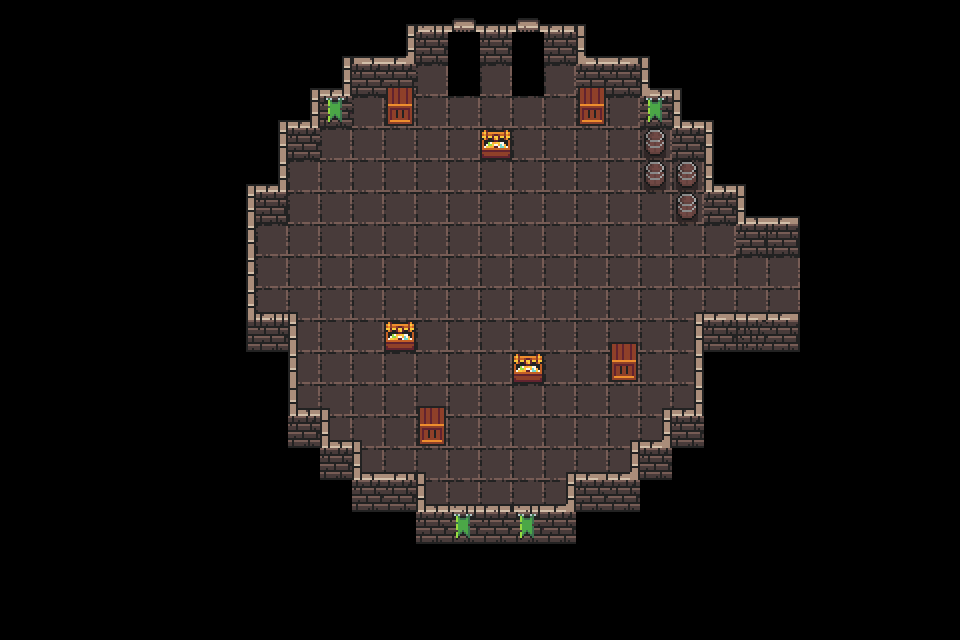

The image is a tile-based game level rendered from a .tmx file. Its description and source (layers, tilesets, objects; grid data summarised) follow:
An orthogonal 30x20 tile map with 32x32 px tiles, 3 tile layers (floor, wall, env), 2 tilesets and 53 objects (45x wall, 3x projectile-penetrable-wall, 2x waterSpring, point, Princess, ...).

<map version="1.4" tiledversion="1.9.0" orientation="orthogonal" renderorder="right-down" width="30" height="20" tilewidth="32" tileheight="32" infinite="0" nextlayerid="8" nextobjectid="98">
 <tileset firstgid="1" name="0x72_DungeonTilesetII_32x32" tilewidth="32" tileheight="32" tilecount="1024" columns="32">
  <image source="0x72_DungeonTilesetII_32x32.png" width="1024" height="1024" />
 </tileset>
 <tileset firstgid="1025" name="Simple Dungeon Crawler 32x32 Pixel Art Asset Pack" tilewidth="32" tileheight="32" tilecount="72" columns="9">
  <image source="Simple Dungeon Crawler 32x32 Pixel Art Asset Pack.png" width="288" height="256" />
 </tileset>
 <layer id="5" name="floor" width="30" height="20" locked="1">
  <data>[600 cells, 169 non-empty, 2 distinct tile ids]</data>
 </layer>
 <layer id="6" name="wall" width="30" height="20" locked="1">
  <data>[600 cells, 91 non-empty, 19 distinct tile ids]</data>
 </layer>
 <layer id="7" name="env" width="30" height="20" locked="1">
  <data>[600 cells, 21 non-empty, 6 distinct tile ids]</data>
 </layer>
 <objectgroup id="4" name="Object Layer 1" locked="1">
  <object id="5" type="wall" x="698.247" y="316.949" width="7.89549" height="95.4127" />
  <object id="38" name="Spawn" type="point" x="375.733" y="243.823">
   <properties>
    <property name="position" value="center" />
   </properties>
   <point />
  </object>
  <object id="44" name="Princess" type="Princess" x="546.843" y="244.43">
   <point />
  </object>
  <object id="45" type="wall" x="703.868" y="317.272" width="95.1145" height="20.941" />
  <object id="46" type="wall" x="666.968" y="412.877" width="36.0739" height="20.941" />
  <object id="47" type="wall" x="634.093" y="444.41" width="36.0739" height="20.941" />
  <object id="48" type="wall" x="418.729" y="508.818" width="154.826" height="20.941" />
  <object id="49" type="wall" x="664.284" y="431.328" width="7.89549" height="16.2446" />
  <object id="50" type="wall" x="632.08" y="466.886" width="7.89549" height="16.2446" />
  <object id="51" type="wall" x="570.356" y="478.627" width="64.2524" height="20.941" />
  <object id="52" type="wall" x="569.014" y="497.077" width="7.89549" height="16.2446" />
  <object id="53" type="wall" x="355.663" y="477.285" width="64.2524" height="20.941" />
  <object id="54" type="wall" x="414.704" y="494.394" width="7.89549" height="16.2446" />
  <object id="55" type="wall" x="320.776" y="445.752" width="36.0739" height="20.941" />
  <object id="56" type="wall" x="289.242" y="413.548" width="36.0739" height="20.941" />
  <object id="57" type="wall" x="352.979" y="463.532" width="7.89549" height="16.2446" />
  <object id="58" type="wall" x="320.776" y="431.998" width="7.89549" height="16.2446" />
  <object id="59" type="wall" x="247.646" y="316.265" width="44.7958" height="20.941" />
  <object id="60" type="wall" x="285.888" y="317.943" width="7.89549" height="95.4127" />
  <object id="61" type="wall" x="420.742" y="410.865" width="22.6556" height="32.3466" />
  <object id="62" type="wall" x="612.624" y="346.792" width="22.6556" height="32.3466" />
  <object id="63" type="wall" x="580.42" y="91.1732" width="22.6556" height="32.3466" />
  <object id="64" type="wall" x="389.209" y="91.1732" width="22.6556" height="32.3466" />
  <object id="65" type="projectile-penetrable-wall" x="512.657" y="354.843" width="30.0357" height="26.9793" />
  <object id="66" type="projectile-penetrable-wall" x="384.848" y="321.968" width="30.0357" height="26.9793" />
  <object id="67" type="projectile-penetrable-wall" x="481.46" y="130.757" width="30.0357" height="26.9793" />
  <object id="68" type="wall" x="246.304" y="184.431" width="7.89549" height="132.984" />
  <object id="69" type="wall" x="247.981" y="187.45" width="39.4285" height="20.941" />
  <object id="70" type="wall" x="308.699" y="89.8314" width="7.89549" height="37.043" />
  <object id="71" type="wall" x="279.179" y="119.687" width="7.89549" height="53.145" />
  <object id="72" type="wall" x="278.843" y="123.713" width="39.4285" height="20.941" />
  <object id="73" type="wall" x="311.047" y="90.8378" width="39.4285" height="20.941" />
  <object id="74" type="wall" x="346.606" y="58.6338" width="62.9106" height="20.941" />
  <object id="75" type="wall" x="579.078" y="35.1518" width="7.89549" height="35.0303" />
  <object id="76" type="wall" x="410.007" y="27.7717" width="173.612" height="20.941" />
  <object id="79" type="wall" x="404.64" y="49.241" width="9.23734" height="10.8773" />
  <object id="80" type="wall" x="579.749" y="59.9757" width="62.9106" height="20.941" />
  <object id="81" type="wall" x="340.232" y="62.3238" width="7.89549" height="35.0303" />
  <object id="82" type="wall" x="642.815" y="91.5087" width="34.0612" height="20.941" />
  <object id="83" type="wall" x="674.684" y="123.713" width="34.0612" height="20.941" />
  <object id="84" type="wall" x="677.367" y="194.83" width="20.6429" height="20.941" />
  <object id="85" type="wall" x="643.486" y="59.6402" width="7.89549" height="35.0303" />
  <object id="86" type="wall" x="675.019" y="93.186" width="7.89549" height="35.0303" />
  <object id="87" type="wall" x="707.894" y="130.757" width="7.89549" height="61.8669" />
  <object id="88" type="wall" x="738.085" y="218.983" width="59.556" height="20.941" />
  <object id="89" type="wall" x="740.098" y="207.242" width="7.89549" height="12.89" />
  <object id="90" name="Door" type="door" x="753.41" y="239.461" width="44.3382" height="81.2932">
   <properties>
    <property name="direction" value="east" />
   </properties>
  </object>
  <object id="92" type="wall" x="706.888" y="185.437" width="34.0612" height="20.941" />
  <object id="93" type="wall" x="646.17" y="162.29" width="16.6174" height="23.6247" />
  <object id="94" type="wall" x="647.176" y="131.093" width="16.6174" height="23.6247" />
  <object id="95" type="wall" x="679.38" y="161.955" width="16.6174" height="23.6247" />
  <object id="96" type="waterSpring" x="447.745" y="31.8596" width="32" height="64" />
  <object id="97" type="waterSpring" x="512.001" y="31.8499" width="32" height="64" />
 </objectgroup>
</map>
